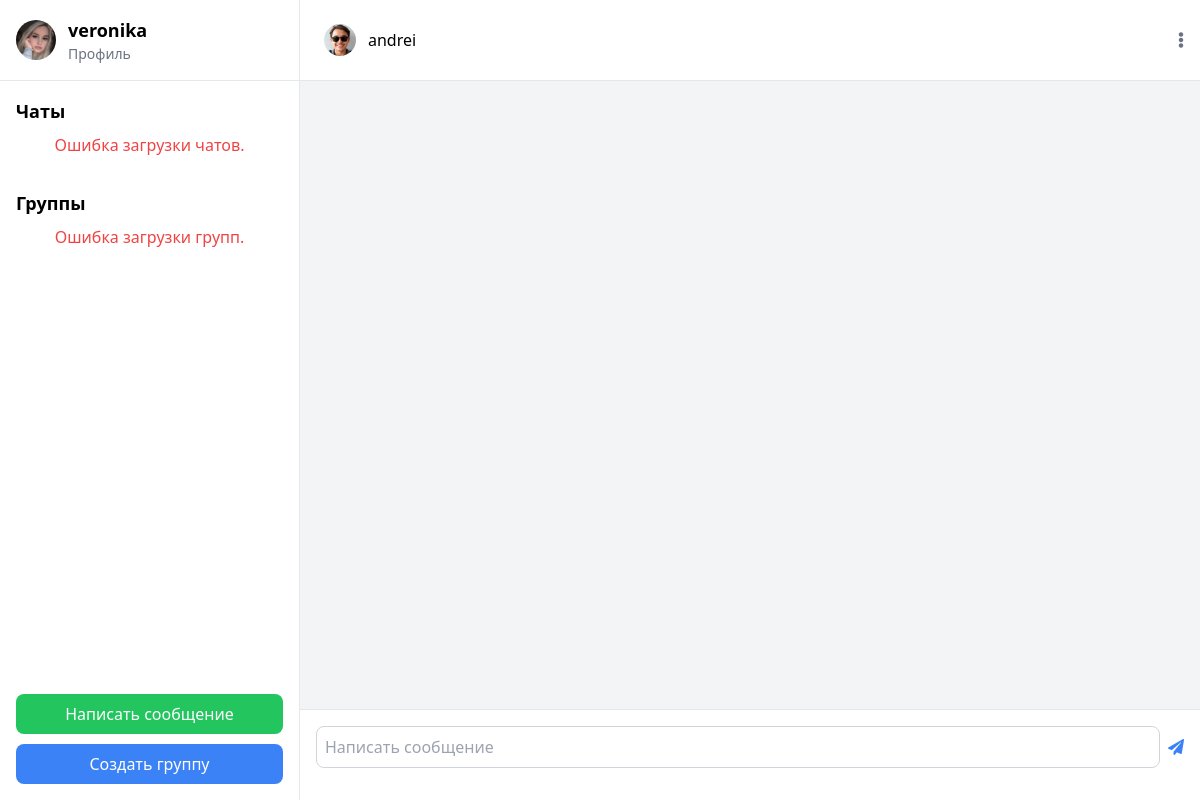
The page /personal-chat/andrei/ (signed in) on the database as committed earlier.
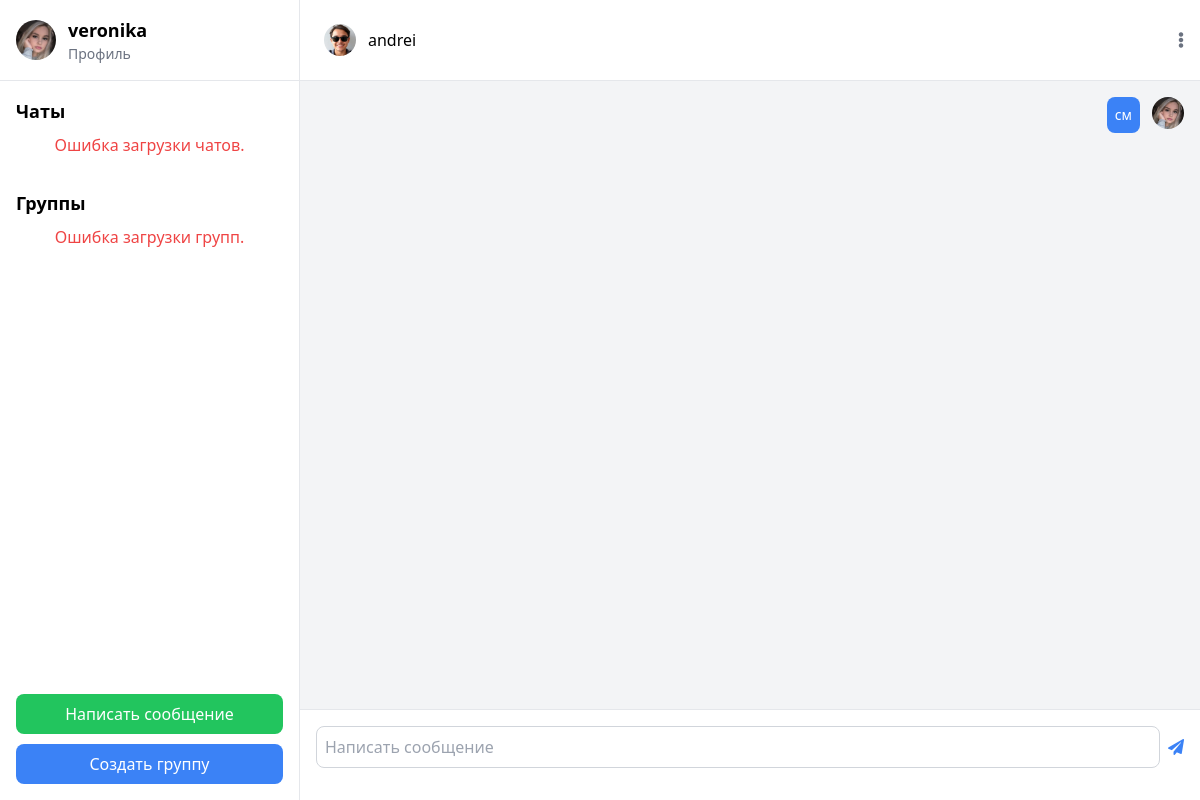
The same page on the database as committed later.
### chat/models.py (models this page shows, shortened)
class Message(models.Model):
    chat = models.ForeignKey(Chat, related_name='messages', on_delete=models.CASCADE, null=True)
    sender = models.ForeignKey(settings.AUTH_USER_MODEL, related_name='sent_messages', on_delete=models.CASCADE)
    receiver = models.ForeignKey(settings.AUTH_USER_MODEL, related_name='received_messages', on_delete=models.CASCADE, null=True, blank=True)
    content = models.TextField()
    timestamp = models.DateTimeField(auto_now_add=True)
    group = models.ForeignKey('Group', on_delete=models.CASCADE, null=True, blank=True)
    is_read = models.BooleanField(default=False)  # Поле для статуса прочтения

class CustomUser (AbstractUser ):
    about = models.TextField()
    phone_number = models.CharField(max_length=15)
    photo = models.ImageField(upload_to='images/', blank=True, null=True, default='images/user-default.png')

### chat/views.py (the view)
# urls.py: path('personal-chat/<str:user>/', chat_view, name="personal_chat"),
@login_required
def chat_view(request, user):
    other_user = get_object_or_404(CustomUser , username=user)
    Message.objects.filter(receiver=request.user, sender=other_user, is_read=False).update(is_read=True)
    messages = Message.objects.filter(
        (Q(sender=request.user) & Q(receiver=other_user)) |
        (Q(sender=other_user) & Q(receiver=request.user))
    ).order_by('timestamp')
    unread_count = Message.objects.filter(receiver=request.user, sender=other_user, is_read=False).count()
    return render(request, 'chat/chat.html', {
        'messages': messages,
        'other_user': other_user,
        'chat_type': 'personal',  # Указываем тип чата
        'chat_avatar_url': other_user.photo.url if other_user.photo else None,  # URL аватара
        'chat_title': other_user.username,  # Имя пользователя
        'unread_count': unread_count,  # Количество непрочитанных сообщений
    })

### templates/chat/chat.html (shortened to what this page needs)
{% extends 'chat/main.html' %}
{% block header %}
<div class="flex-1 flex flex-col">
    <div class="flex items-center justify-between bg-white">
        <div class="flex items-center p-2 rounded-lg">
            <img alt="Chat avatar placeholder" class="w-8 h-8 rounded-full" height="40" src="{{ chat_avatar_url }}" width="40"/>
            <span class="ml-3 text-500">{{ chat_title }}</span>
        </div>
        <button class="text-gray-500" id="optionsButton">
            <i class="fas fa-ellipsis-v"></i>
        </button>
    </div>
</div>
{% endblock header %}
{% block content %}
<div class="flex-1 p-4 overflow-y-auto" id="chat-log">
    {% for message in messages %}
        <div class="flex mb-4 {% if message.sender == request.user %}justify-end{% endif %}">
            <div class="{% if message.sender == request.user %}mr-3 bg-blue-500 text-white{% else %}ml-2 bg-gray-100{% endif %} p-2 rounded-lg">
                <p class="text-sm">
                    {{ message.content }}
                </p>
            </div>
            {% if message.sender == request.user %}
                <img alt="User  avatar placeholder" class="w-8 h-8 rounded-full" height="40" src="{{ message.sender.photo.url }}" width="40"/>
            {% endif %}
        </div>
    {% endfor %}
</div>
<div class="p-4 bg-white border-t border-gray-200">
    <form id="message-form">
        <div class="flex items-center">
            <input class="flex-1 p-2 border border-gray-300 rounded-lg" id="message-input" placeholder="Написать сообщение" type="text" required/>
            <button class="ml-2 text-blue-500" type="submit">
                <i class="fas fa-paper-plane"></i>
            </button>
        </div>
    </form>
</div>
{% endblock content %}

Rows that differ between the two databases and show on the page:
added Message: content "см", sender.photo (picture)
